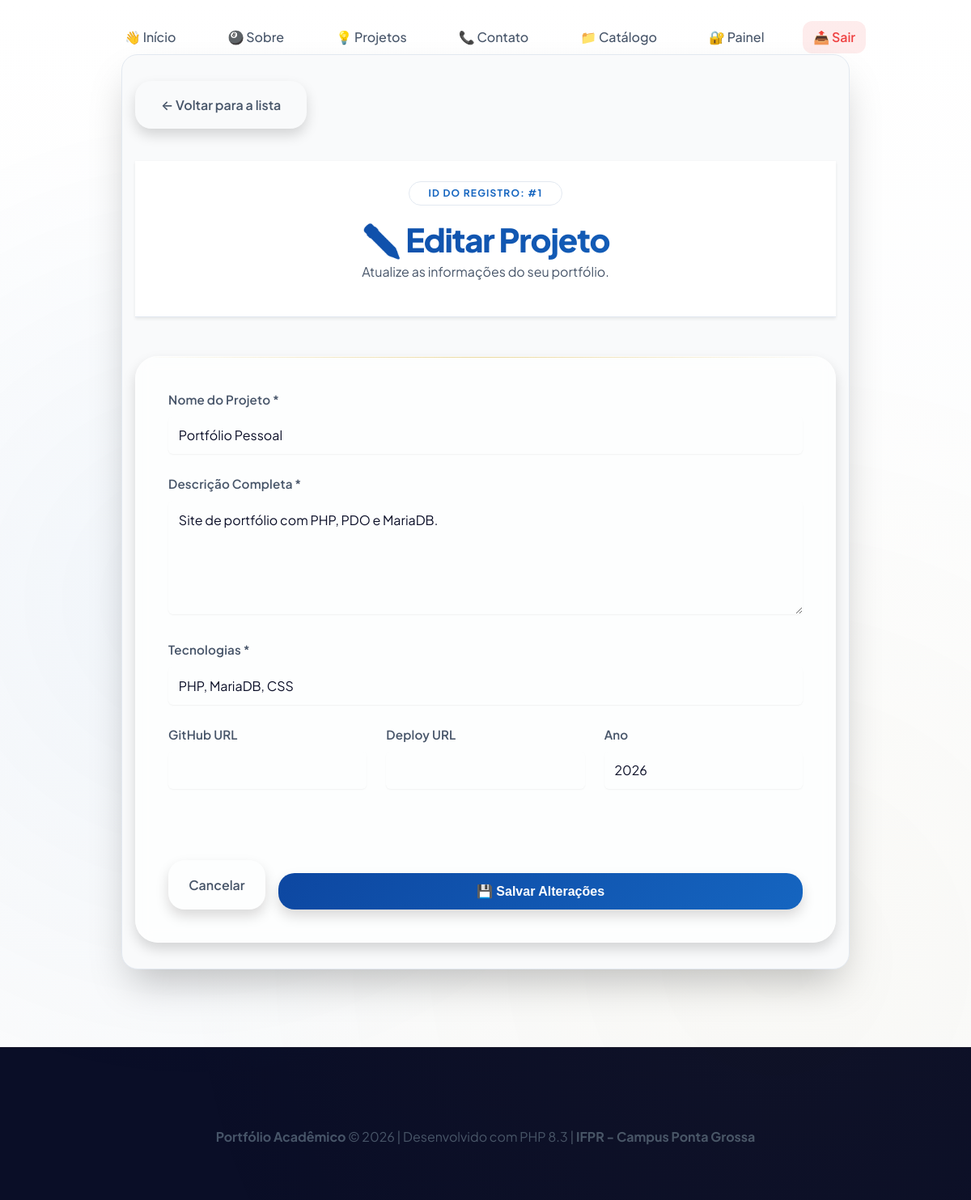
The page /05_crud/editar.php?id=1 (signed in) on the database its author committed.
### tables this page shows
CREATE TABLE projetos (
    id            INT UNSIGNED  NOT NULL AUTO_INCREMENT,
    nome          VARCHAR(120)  NOT NULL,
    descricao     TEXT          NOT NULL,
    tecnologias   VARCHAR(200)  NOT NULL,
    link_github   VARCHAR(300)      NULL DEFAULT NULL,
    ano           YEAR          NOT NULL,
    status        ENUM('rascunho','publicado','arquivado')
                                NOT NULL DEFAULT 'rascunho',
    criado_em     DATETIME      NOT NULL DEFAULT CURRENT_TIMESTAMP,
    atualizado_em DATETIME          NULL DEFAULT NULL
                                ON UPDATE CURRENT_TIMESTAMP,
    PRIMARY KEY (id)
);

### 05_crud/editar.php (the view, shortened to what this page needs)
<?php
$id = (int) ($_GET['id'] ?? 0);
$pdo = conectar();
$stmt = $pdo->prepare('SELECT * FROM projetos WHERE id = :id');
$stmt->execute([':id' => $id]);
$projeto = $stmt->fetch();
require_once __DIR__ . '/../includes/cabecalho.php';
?>
<main class="container" style="max-width: 900px; margin: 0 auto; padding: 2rem 1rem;">
    <div style="margin-bottom: 2rem;">
        <a href="index.php" class="btn" style="background: var(--bg-surface); color: var(--text-heading); border: 1px solid var(--border-focus); display: inline-block;">
            ← Voltar para a lista
        </a>
    </div>
    <header style="text-align: center; margin-bottom: 3rem;">
        <span class="badge" style="background: var(--bg-surface-hover); color: var(--primary); margin-bottom: 1rem;">ID do Registro: #<?= $id ?></span>
        <h1 style="font-size: 2.5rem; color: var(--text-heading);">✏️ Editar Projeto</h1>
        <p style="color: var(--text-muted);">Atualize as informações do seu portfólio.</p>
    </header>
    <article class="card" style="padding: 2.5rem; box-shadow: var(--shadow-lg);">
        <form action="editar.php?id=<?= $id ?>" method="POST" style="display: flex; flex-direction: column; gap: 1.5rem;">
            <div>
                <label style="display: block; font-weight: 600; margin-bottom: 0.5rem; color: var(--text-heading);">Nome do Projeto *</label>
                <input type="text" name="nome" value="<?= htmlspecialchars($projeto['nome']) ?>" required style="width: 100%; padding: 0.8rem; border: 1px solid var(--border-light); border-radius: 6px; background: var(--bg-surface);">
            </div>
            <div>
                <label style="display: block; font-weight: 600; margin-bottom: 0.5rem; color: var(--text-heading);">Descrição Completa *</label>
                <textarea name="descricao" rows="5" required style="width: 100%; padding: 0.8rem; border: 1px solid var(--border-light); border-radius: 6px; background: var(--bg-surface); resize: vertical;"><?= htmlspecialchars($projeto['descricao']) ?></textarea>
            </div>
            <div>
                <label style="display: block; font-weight: 600; margin-bottom: 0.5rem; color: var(--text-heading);">Tecnologias *</label>
                <input type="text" name="tecnologias" value="<?= htmlspecialchars($projeto['tecnologias']) ?>" required style="width: 100%; padding: 0.8rem; border: 1px solid var(--border-light); border-radius: 6px; background: var(--bg-surface);">
            </div>
            <div style="display: grid; grid-template-columns: repeat(auto-fit, minmax(200px, 1fr)); gap: 1.5rem;">
                <div>
                    <label style="display: block; font-weight: 600; margin-bottom: 0.5rem; color: var(--text-heading);">GitHub URL</label>
                    <input type="url" name="link_github" value="<?= htmlspecialchars($projeto['link_github'] ?? '') ?>" style="width: 100%; padding: 0.8rem; border: 1px solid var(--border-light); border-radius: 6px; background: var(--bg-surface);">
                </div>
                <div>
                    <label style="display: block; font-weight: 600; margin-bottom: 0.5rem; color: var(--text-heading);">Deploy URL</label>
                    <input type="url" name="link_deploy" value="<?= htmlspecialchars($projeto['link_deploy'] ?? '') ?>" style="width: 100%; padding: 0.8rem; border: 1px solid var(--border-light); border-radius: 6px; background: var(--bg-surface);">
                </div>
                <div>
                    <label style="display: block; font-weight: 600; margin-bottom: 0.5rem; color: var(--text-heading);">Ano</label>
                    <input type="number" name="ano" value="<?= (int)$projeto['ano'] ?>" min="2000" max="<?= date('Y') ?>" style="width: 100%; padding: 0.8rem; border: 1px solid var(--border-light); border-radius: 6px; background: var(--bg-surface);">
                </div>
            </div>
            <div style="margin-top: 2rem; padding-top: 2rem; border-top: 1px solid var(--border-light); display: flex; justify-content: flex-end; gap: 1rem;">
                <a href="index.php" class="btn" style="background: transparent; color: var(--text-muted); border: none;">Cancelar</a>
                <button type="submit" class="btn" style="padding: 0.8rem 2.5rem; font-weight: 600;">
                    💾 Salvar Alterações
                </button>
            </div>
        </form>
    </article>
</main>
<?php require_once __DIR__ . '/../includes/rodape.php'; ?>

### rows shown on the page
projetos: nome "Portfólio Pessoal", descricao "Site de portfólio com PHP, PDO e MariaDB.", tecnologias "PHP, MariaDB, CSS", ano "2026"

### other values the page prints
$id "1"
$exibir_autor "Portfólio Acadêmico"
